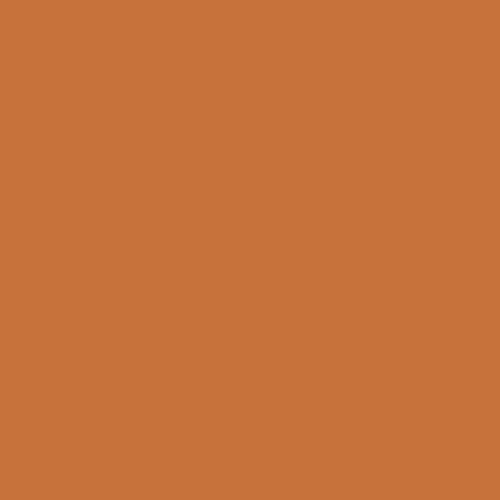
Frame 1 (no input)
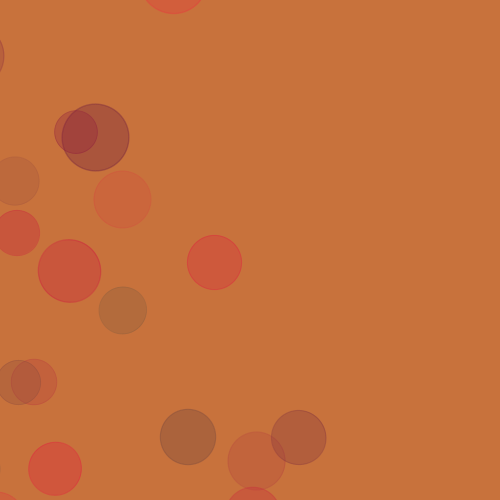
Frame 60 (the mouse pressed at the canvas centre just before this capture)
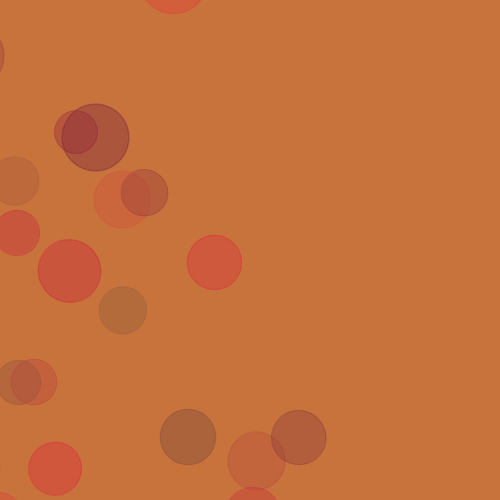
Frame 120 (the mouse held since frame 60 and released just before this capture)

The Processing sketch that drew these frames (run headless with seeded random() and noise(); from frame 60 on, the mouse is pressed at the canvas centre):

// Processing sketch: processing_2946
// ── processing_2946.pde

float a,b,c; 
float d=2+(random(255)/4); 
float mov=noise(d); 
void setup(){ 
a=0; 
float b= random(200,150); 
float c= random(100,155); 
size(500,500); 
noiseDetail(5,0.5); 
noStroke(); 
background(b,c,60); 
 
} 
void draw(){ 
   
  a+=0.02; 
  float tam=noise(a); 
  float x=random(width); 
  float y=random(height); 
  float r=noise(c); 
  
  float rojo=random(100,240); 
  float verde=random(20,100); 
  
 
   int se= second();
 

pushMatrix(); 
rotate((r*4)*se); 
scale(tam*2.5,tam*2.5); 
//pinta solo los circulos con alto y ancho "se" menores a 30
for(se=second(); se<=30; se+=2) {
  if (se>=30) {
  
    noTint();
    
  } 
}
ellipse(x,y,se,se);
stroke(rojo,verde,60,90);
fill(rojo,verde,60,80); 
popMatrix(); 

}
